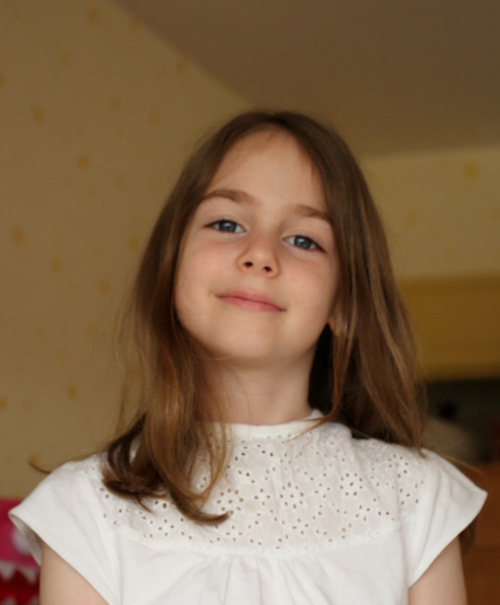
#> input picture vision.elianayesol.com/app/data/opencv/girl.jpg, 1000 x 1209 px (shown at 1/2 size)
$ python face_mosaic.py
#> lines starting #> are read from the running program, lines starting #| are printed output that depends on the picture
import cv2
import os

class FaceDetect:
    #다이나믹메소드
    def __init__(self):
        self._cascade = '../data/opencv/haarcascade_frontalface_alt.xml'
        self._img = '../data/opencv/girl.jpg'

    def read_file(self):
        cascade = cv2.CascadeClassifier(self._cascade)
        img = cv2.imread(self._img)
#> img is the input picture: shape (1209, 1000, 3); mean B, G, R 79.7, 106.6, 132.2
        face = cascade.detectMultiScale(img, minSize=(150, 150))
#> face = [[319, 308, 405, 405]]
        if len(face) == 0:
            print('얼굴을 찾을 수 없습니다.')
            quit()
        for idx, (x, y, w, h) in enumerate(face):
            print("얼굴인식 인덱스: ", idx)
            print("얼굴인식 좌표: ", x, y, w, h)
            img = self.mosaic(img, (x, y, x + w, y + h), 10)
#> this loop made 1 pass
#> (x, y, x1 in mosaic, y1 in mosaic, x2 in mosaic, y2 in mosaic) on pass 1: (319, 308, 319, 308, 724, 713)
#| 얼굴인식 인덱스:  0
#| 얼굴인식 좌표:  319 308 405 405
#> pass 1, in mosaic, `i_rect = img[y1:y2, x1:x2]`:
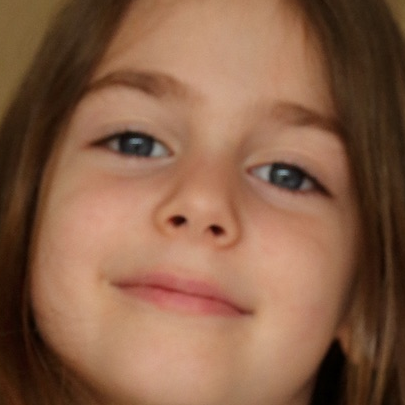
#> i_rect: shape (405, 405, 3); mean B, G, R 71.3, 96, 136.6
#> pass 1, in mosaic, `i_mos = cv2.resize(i_small, (w, h), interpolation=cv2.INTER_AREA)`:
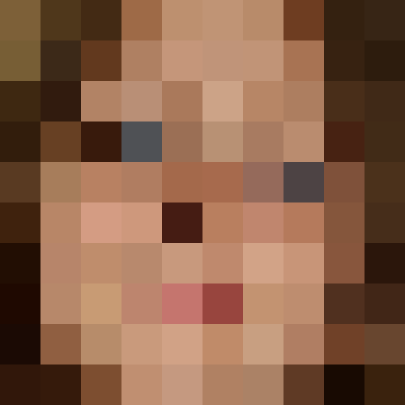
#> i_mos: shape (405, 405, 3); mean of channels 0, 1, 2 71.5, 95.7, 135.8; drawn as B, G, R
#> pass 1, in read_file, `img = self.mosaic(img, (x, y, x + w, y + h), 10)`:
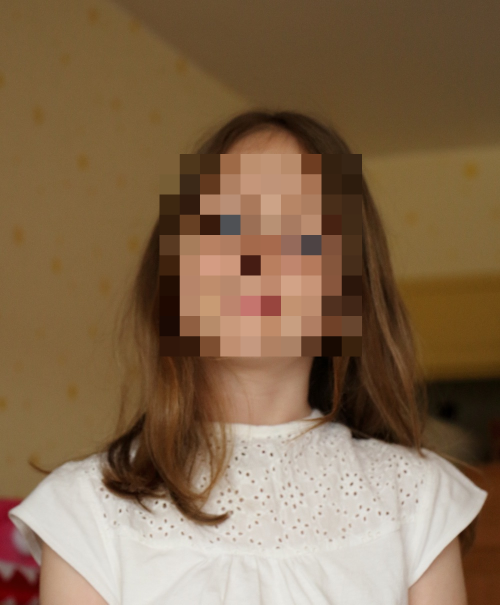
#> img: shape (1209, 1000, 3) (shown at 1/2 size); mean B, G, R 79.7, 106.6, 132.1
        script_dir = os.path.dirname(os.path.abspath(__file__))
        output_path = os.path.join(script_dir, '../data/opencv/girl-face.png')
        cv2.imwrite(output_path, img)
        cv2.imshow("girl-face.png", img)
        cv2.waitKey(0)
        cv2.destroyAllWindows()

    #스테틱메소드: 위에서 다이나믹메소드가 끝나야 사용할 수 있음음
    @staticmethod
    def mosaic(img, rect, size):
        (x1, y1, x2, y2) = rect
        w = x2 - x1
        h = y2 - y1
        i_rect = img[y1:y2, x1:x2]
        i_small = cv2.resize(i_rect, (size, size))
        i_mos = cv2.resize(i_small, (w, h), interpolation=cv2.INTER_AREA)
        img2 = img.copy()
        img2[y1:y2, x1:x2] = i_mos
        return img2

if __name__ == '__main__':
    face_detect = FaceDetect()
    face_detect.read_file()

$ run again, with vision.elianayesol.com/app/data/opencv/family.jpg copied over vision.elianayesol.com/app/data/opencv/girl.jpg
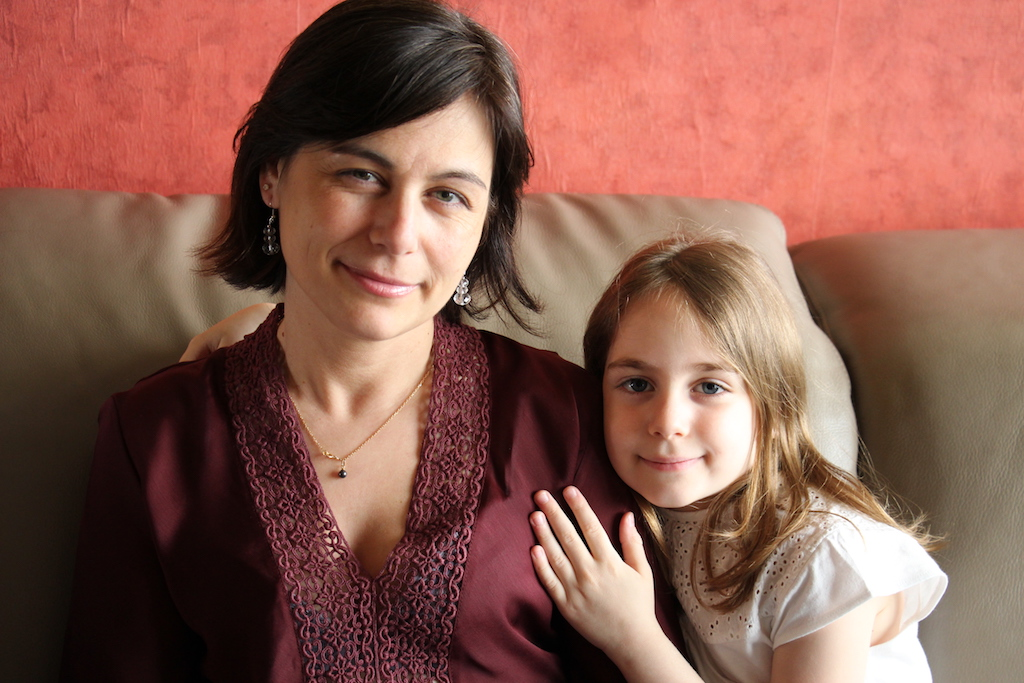
#> input picture vision.elianayesol.com/app/data/opencv/family.jpg, 1024 x 683 px
#> in read_file, img is the input picture: shape (683, 1024, 3); mean B, G, R 81.1, 93.8, 140
#> face = [[579, 312, 191, 191], [290, 98, 227, 227]]
#> the loop in read_file, `for idx, (x, y, w, h) in enumerate(face):` made 2 passes
#> (x, y, x1 in mosaic, y1 in mosaic, x2 in mosaic, y2 in mosaic) on passes 1 to 2: (579, 312, 579, 312, 770, 503), (290, 98, 290, 98, 517, 325)
#> (printed output is left out)
#> pass 1, in mosaic, `i_mos = cv2.resize(i_small, (w, h), interpolation=cv2.INTER_AREA)`:
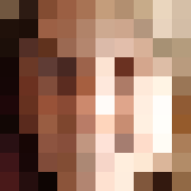
#> i_mos: shape (191, 191, 3); mean of channels 0, 1, 2 102.8, 121.6, 158.1; drawn as B, G, R
#> after the loop in read_file, `for idx, (x, y, w, h) in enumerate(face):`:
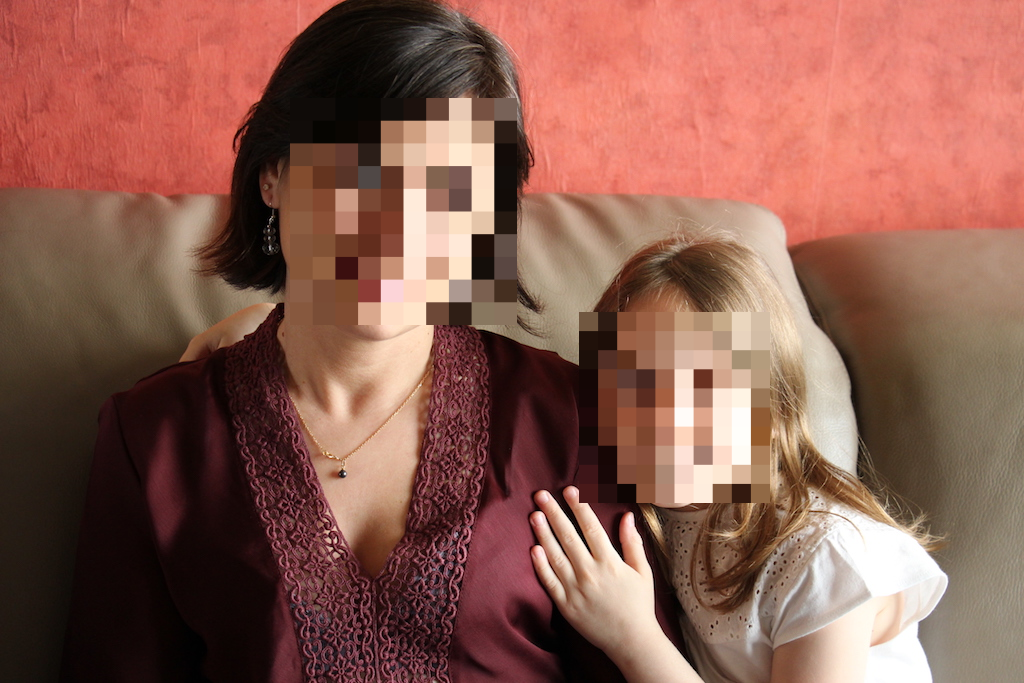
#> img: shape (683, 1024, 3); mean B, G, R 81, 93.8, 139.9
